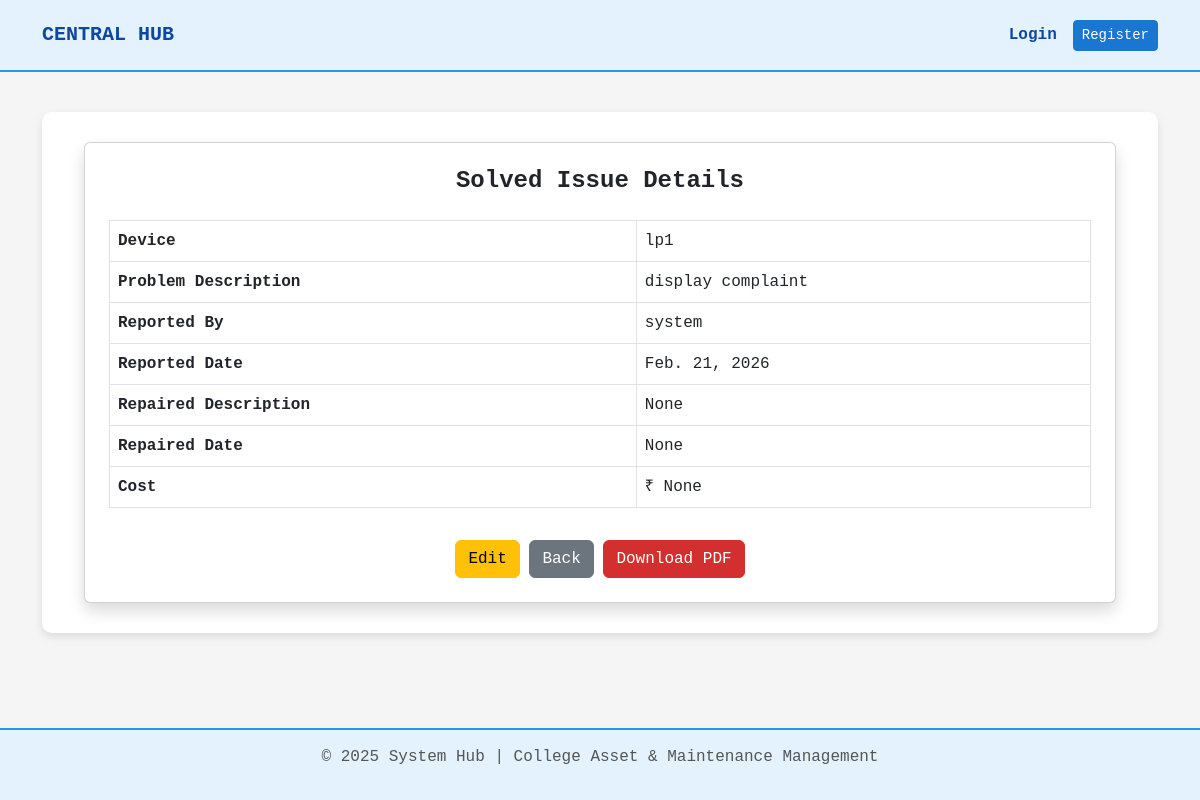
The app's page /issues/solved/2/, older data.
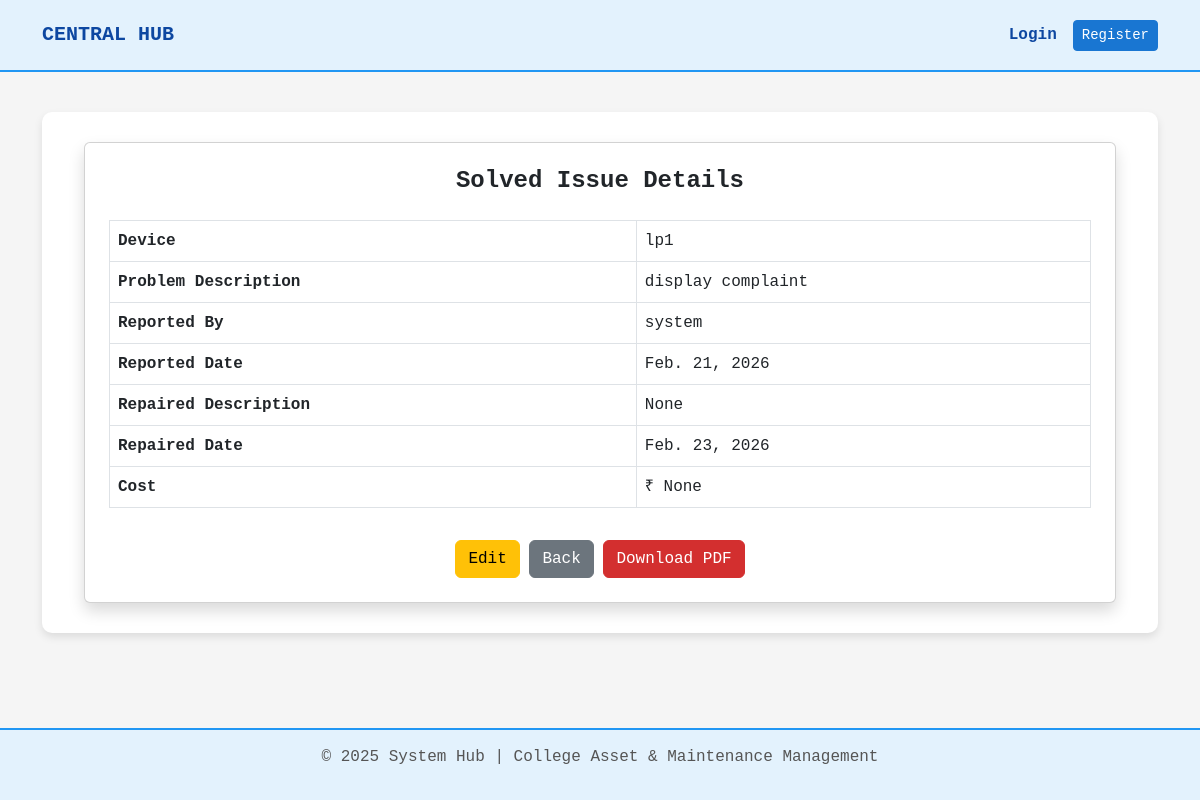
The same page, newer data.
### core/models.py (models this page shows, shortened)
class DeviceIssues(models.Model):
    issue_id = models.AutoField(primary_key=True)
    device = models.ForeignKey(
        'Device',
        on_delete=models.CASCADE,
        related_name="issues"
    )
    reported_by = models.ForeignKey(
        settings.AUTH_USER_MODEL,
        on_delete=models.SET_NULL,
        null=True,
        related_name="reported_device_issues"
    )
    issue_description = models.TextField()
    report_date = models.DateField(auto_now_add=True)
    repaired_date = models.DateField(null=True, blank=True)
    repaired_by = models.ForeignKey(
        settings.AUTH_USER_MODEL,
        on_delete=models.SET_NULL,
        null=True,
        blank=True,
        related_name="repaired_device_issues"
    )
    repaired_description = models.TextField(null=True, blank=True)
    precautions = models.TextField(null=True, blank=True)
    cost = models.DecimalField(
        max_digits=10,
        decimal_places=2,
        null=True,
        blank=True
    )
    STATUS_CHOICES = [
        ('Pending', 'Pending'),
        ('In Progress', 'In Progress'),
        ('Solved', 'Solved'),
    ]
    status = models.CharField(
        max_length=20,
        choices=STATUS_CHOICES,
        default='Pending'
    )

class Device(models.Model):
    STATUS_CHOICES = [
        ('Working', 'Working'),
        ('Reported', 'Reported'),
    ]
    device_id = models.AutoField(primary_key=True)
    device_type = models.ForeignKey(DeviceType, on_delete=models.SET_NULL, null=True)
    label_no = models.CharField(max_length=50, unique=True)
    device_model = models.CharField(max_length=100)
    device_brand = models.CharField(max_length=100)
    device_cost = models.DecimalField(max_digits=10, decimal_places=2)
    manufactured_year = models.PositiveIntegerField()
    purchased_date = models.DateField()
    status = models.CharField(
        max_length=20,
        choices=STATUS_CHOICES,
        default='Working'
    )
    device_image = models.ImageField(upload_to='devices/', null=True, blank=True)
    department = models.ForeignKey(Department, on_delete=models.SET_NULL, null=True, blank=True)
    block_number = models.CharField(max_length=50, null=True, blank=True)
    floor_number = models.CharField(max_length=20, null=True, blank=True)
    room_number = models.CharField(max_length=20, null=True, blank=True)

class User(AbstractUser):
    user_id = models.AutoField(primary_key=True)
    department = models.ForeignKey(Department, on_delete=models.SET_NULL, null=True)
    designation = models.ForeignKey(Designation, on_delete=models.SET_NULL, null=True)
    def __str__(self):
        return self.username

### core/views.py (the view)
# urls.py: path('issues/solved/<int:pk>/', views.solved_issue_detail, name='solved_issue_detail'),
def solved_issue_detail(request, pk):
    issue = get_object_or_404(DeviceIssues, issue_id=pk)
    return render(request, "solved_issue_detail.html", {
        "issue": issue
    })

### templates/solved_issue_detail.html (shortened to what this page needs)
{% extends 'base.html' %}
{% block content %}
<div class="container">
    <div class="card shadow p-4">
        <h4 class="fw-bold mb-4 text-center">
            Solved Issue Details
        </h4>
        <table class="table table-bordered">
            <tr>
                <th>Device</th>
                <td>{{ issue.device.label_no }}</td>
            </tr>
            <tr>
                <th>Problem Description</th>
                <td>{{ issue.issue_description }}</td>
            </tr>
            <tr>
                <th>Reported By</th>
                <td>{{ issue.reported_by }}</td>
            </tr>
            <tr>
                <th>Reported Date</th>
                <td>{{ issue.report_date }}</td>
            </tr>
            <tr>
                <th>Repaired Description</th>
                <td>{{ issue.repaired_description }}</td>
            </tr>
            <tr>
                <th>Repaired Date</th>
                <td>{{ issue.repaired_date }}</td>
            </tr>
            <tr>
                <th>Cost</th>
                <td>₹ {{ issue.cost }}</td>
            </tr>
        </table>
        <div class="text-center mt-3">
            <a href="{% url 'edit_solved_issue' issue.issue_id %}"
               class="btn btn-warning">
                Edit
            </a>
            <a href="{% url 'solved_issue_list' %}"
               class="btn btn-secondary">
                Back
            </a>
            <a href="{% url 'download_solved_issue_pdf' issue.issue_id %}"
               class="btn btn-danger">
                Download PDF
            </a>
        </div>
    </div>
</div>
{% endblock %}

Row changes from the older to the newer data that the page shows:
changed DeviceIssues "display complaint": repaired_date "None" → "Feb. 23, 2026"
